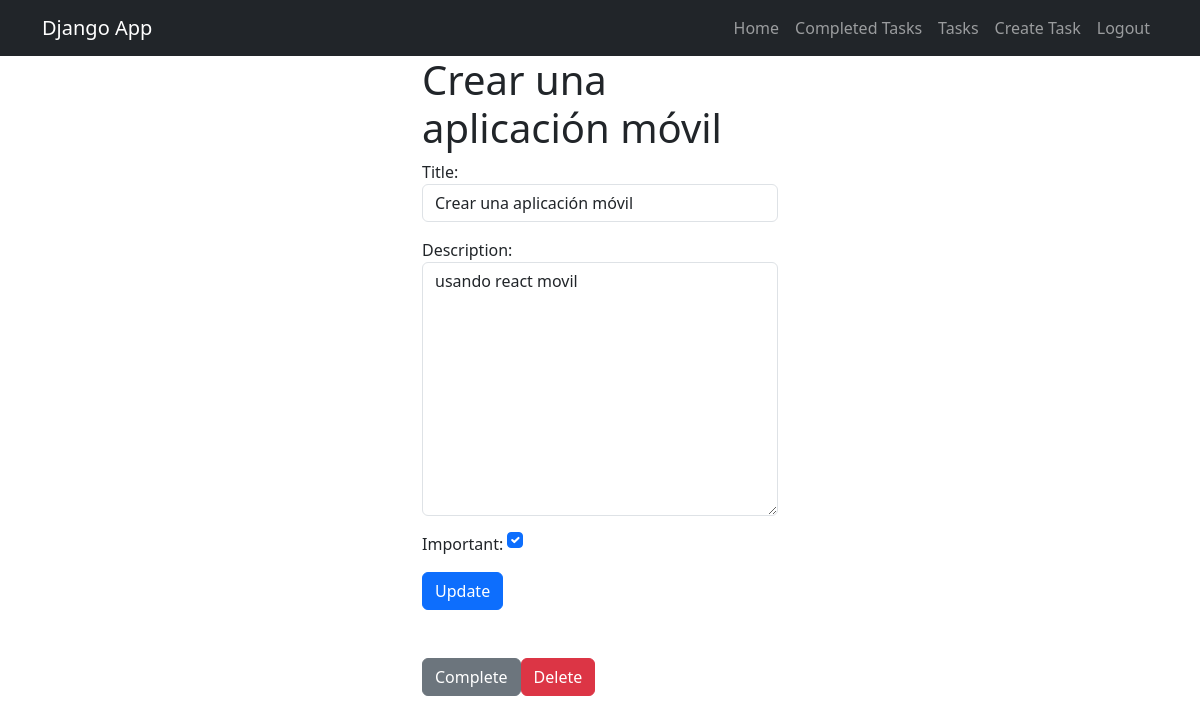
The page /tasks/3 (signed in) on the database its author committed.
### tasks/models.py (models this page shows, shortened)
class Task(models.Model):
    title = models.CharField(max_length=150)
    description = models.TextField(blank=True)
    created = models.DateTimeField(auto_now_add=True)
    datecompleted = models.DateTimeField(null=True, blank=True)
    important = models.BooleanField(default=False)
    user = models.ForeignKey(User, on_delete=models.CASCADE)

### tasks/views.py (the view, shortened to what this page needs)
# urls.py: path('tasks/<int:task_id>', views.task_detail, name='task_detail'),
@login_required
def task_detail(request, task_id):
    if request.method == 'GET':
        task = get_object_or_404(Task, pk=task_id)
        form = TaskForm(instance=task)
        return render(request, 'task_detail.html', {'task': task, 'form': form})

### tasks/forms.py
class TaskForm(forms.ModelForm):
    class Meta:
        model = Task
        fields = ['title', 'description', 'important']
        widgets = {
            'title': forms.TextInput(attrs={'class': 'form-control'}),
            'description': forms.Textarea(attrs={'class': 'form-control', 'placeholder': 'Write a Description'}),
            'important' : forms.CheckboxInput(attrs={'class' : 'form-check-input m-auto'}),
        }

### tasks/templates/task_detail.html (shortened to what this page needs)
{% extends 'base.html' %}
{% block content %}
<main class="container">
    <div class="row">
        <div class="col-md-4 offset-md-4">
            <h1>{{task.title}}</h1>
            <form method="POST">
                {{form.as_p}}
                <button class="btn btn-primary">Update</button>
            </form>
            <div class="mt-5 d-flex">
                <form method="POST" action="{% url 'complete_task' task.id %}">
                    <button class="btn btn-secondary">Complete</button>
                </form>
                <form method="POST" action="{% url 'delete_task' task.id %}">
                    <button class="btn btn-danger">Delete</button>
                </form>
            </div>
        </div>
    </div>
</main>
{% endblock %}

### rows shown on the page
Task: title "Crear una aplicación móvil", description "usando react movil", important "☑"
